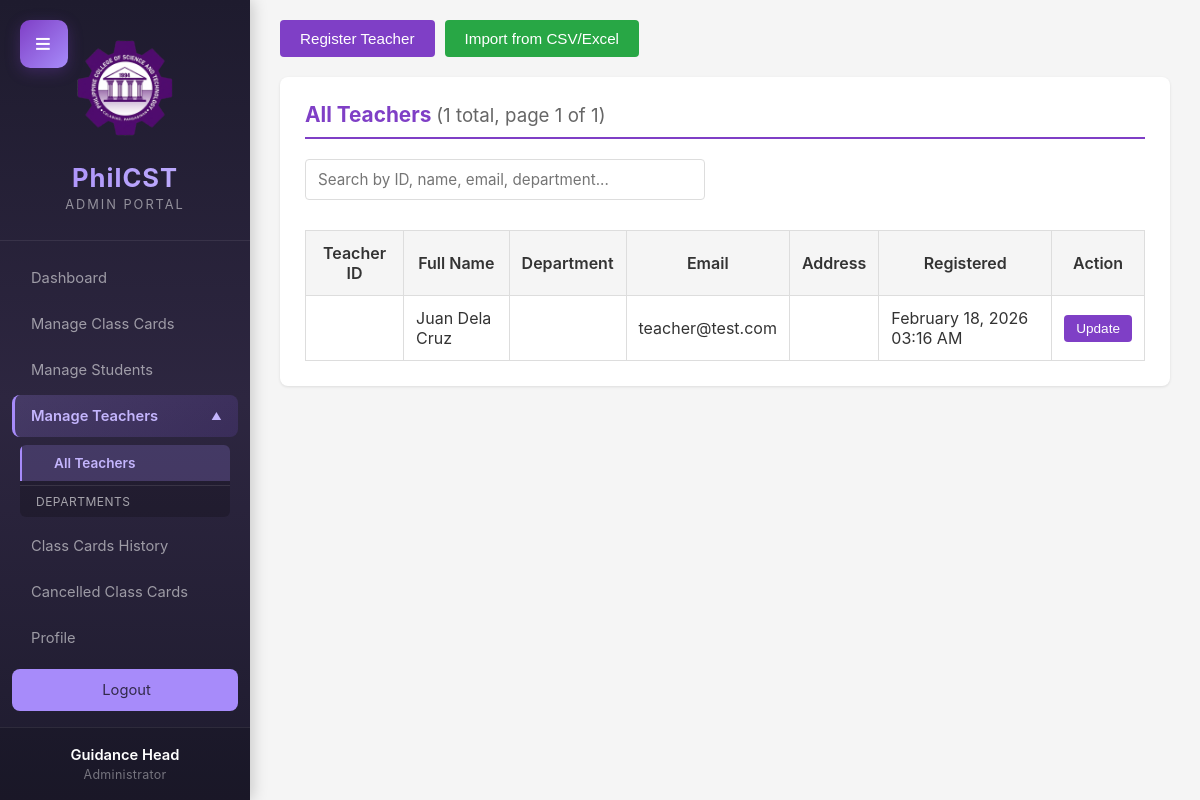
/frontend/admin/teachers.php (signed in), run on an earlier commit of the app's database.
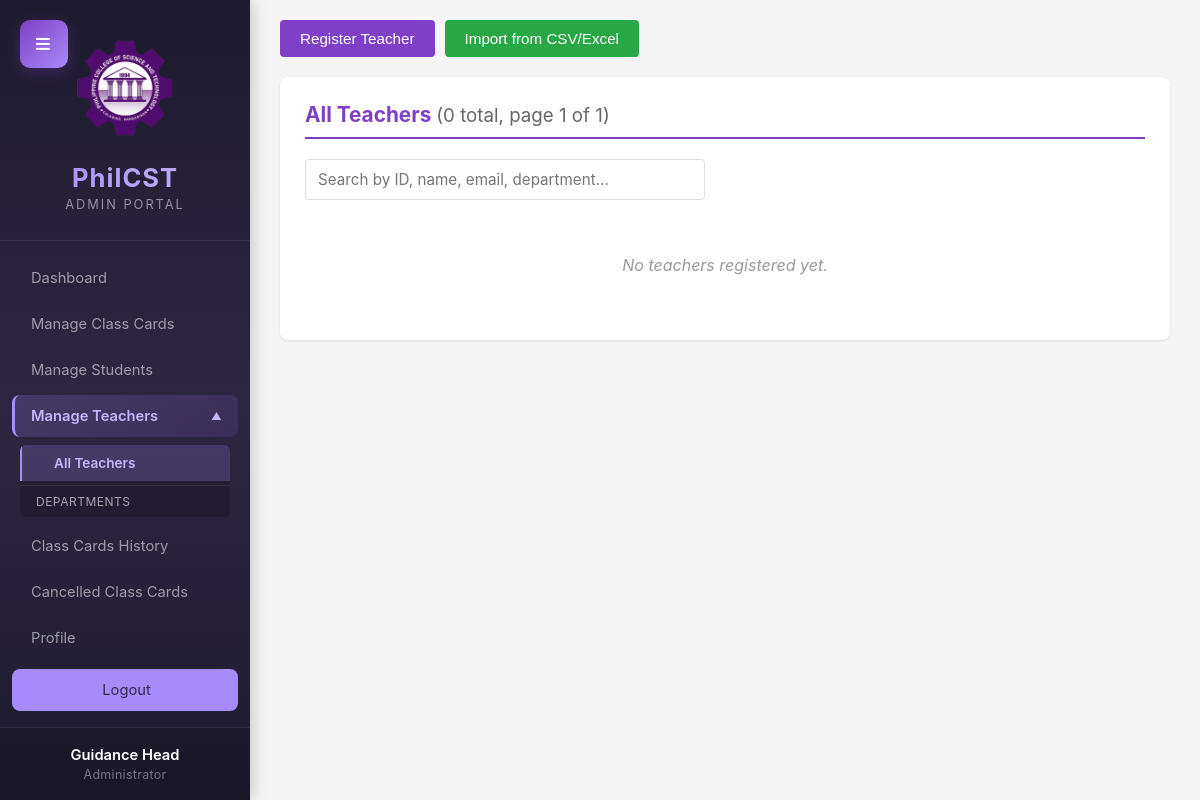
And on a later commit of the database.
### tables this page shows
CREATE TABLE users (
    id INT PRIMARY KEY AUTO_INCREMENT,
    name VARCHAR(100) NOT NULL,
    email VARCHAR(100) UNIQUE NOT NULL,
    password VARCHAR(255) NOT NULL,
    role ENUM('teacher', 'admin') NOT NULL,
    teacher_id VARCHAR(20),
    address TEXT,
    department VARCHAR(150),
    department_id INT,
    password_changed TINYINT(1) DEFAULT 0,
    created_at TIMESTAMP DEFAULT CURRENT_TIMESTAMP,
    updated_at TIMESTAMP DEFAULT CURRENT_TIMESTAMP ON UPDATE CURRENT_TIMESTAMP,
    FOREIGN KEY (department_id) REFERENCES departments(id) ON DELETE SET NULL,
    INDEX idx_role (role),
    INDEX idx_department_id (department_id)
);

### backend/includes/functions.php (called while the page is built, shortened)
<?php
function getUserInfo($pdo, $user_id) {
    $stmt = $pdo->prepare('SELECT name, department, department_id, role FROM users WHERE id = ?');
    $stmt->execute([$user_id]);
    $result = $stmt->fetch();
    return $result ? $result : ['name' => 'Unknown', 'department' => '', 'department_id' => NULL, 'role' => ''];
}
function formatDate($date) {
    $tz = new DateTimeZone('Asia/Manila');
    $dt = new DateTime($date, $tz);
    return $dt->format('F d, Y h:i A');
}
function getPaginationData($total_items, $items_per_page = 10) {
    $current_page = isset($_GET['page']) ? max(1, intval($_GET['page'])) : 1;
    $total_pages = ceil($total_items / $items_per_page);
    $current_page = min($current_page, max(1, $total_pages));
    $offset = ($current_page - 1) * $items_per_page;
    return [
        'current_page' => $current_page,
        'total_pages' => $total_pages,
        'offset' => $offset,
        'limit' => $items_per_page,
        'total_items' => $total_items
    ];
}
?>

### frontend/admin/teachers.php (the view, shortened to what this page needs)
<?php
require_once '../../backend/includes/session_check.php';
require_once '../../backend/config/db.php';
require_once '../../backend/includes/functions.php';
$user_info = getUserInfo($pdo, $_SESSION['user_id']);
$dept_filter = isset($_GET['department']) ? trim($_GET['department']) : null;
$count_query = 'SELECT COUNT(*) as total FROM users WHERE role = "teacher"';
$count_params = [];
$stmt = $pdo->prepare($count_query);
$stmt->execute($count_params);
$total_teachers_count = $stmt->fetch()['total'];
$pagination = getPaginationData($total_teachers_count, 15);
$query = 'SELECT id, teacher_id, name, email, address, department, created_at FROM users WHERE role = "teacher"';
$query_params = [];
$query .= ' ORDER BY name LIMIT ' . intval($pagination['limit']) . ' OFFSET ' . intval($pagination['offset']);
$stmt = $pdo->prepare($query);
$stmt->execute($query_params);
$teachers = $stmt->fetchAll();
?>
<!DOCTYPE html>
<html lang="en">
<head>
    <link rel="stylesheet" href="../css/admin.css">
</head>
<body>
    <div class="dashboard-container">
        <button class="sidebar-toggle-btn" onclick="toggleSidebar()" title="Toggle Sidebar">≡</button>
        <aside class="sidebar">
            <div class="sidebar-header">
                <img src="../images/Philcst Logo (2).png" alt="PhilCST Logo" class="sidebar-logo">
                <h2>PhilCST</h2>
                <p>Admin Portal</p>
            </div>
            <nav class="sidebar-nav">
                <a href="/CLASS_CARD_DROPPING_SYSTEM/frontend/admin/dashboard.php" class="nav-item">
                    <span>Dashboard</span>
                </a>
                <a href="/CLASS_CARD_DROPPING_SYSTEM/frontend/admin/dropped_cards.php" class="nav-item">
                    <span>Manage Class Cards</span>
                </a>
                <a href="/CLASS_CARD_DROPPING_SYSTEM/frontend/admin/students.php" class="nav-item">
                    <span>Manage Students</span>
                </a>
                <div class="nav-item submenu-trigger active" onclick="toggleSubmenu(this)">
                    <span>Manage Teachers</span>
                </div>
                <div class="submenu active" id="teacherSubmenu">
                    <a href="/CLASS_CARD_DROPPING_SYSTEM/frontend/admin/teachers.php" class="submenu-item <?php echo !$dept_filter ? 'active' : ''; ?>">All Teachers</a>
                    <div style="padding: 8px 16px; color: rgba(255, 255, 255, 0.6); font-size: 0.75em; text-transform: uppercase; letter-spacing: 0.5px; margin-top: 4px; border-top: 1px solid rgba(255, 255, 255, 0.1);">Departments</div>
                </div>
                <a href="/CLASS_CARD_DROPPING_SYSTEM/frontend/admin/drop_history.php" class="nav-item">
                    <span>Class Cards History</span>
                </a>
                <a href="/CLASS_CARD_DROPPING_SYSTEM/frontend/admin/cancelled_class_card.php" class="nav-item">
                    <span>Cancelled Class Cards</span>
                </a>
                <a href="/CLASS_CARD_DROPPING_SYSTEM/frontend/admin/profile.php" class="nav-item">
                    <span>Profile</span>
                </a>
                <a href="#" class="nav-item logout-item" onclick="showLogoutModal(); return false;">
                    <span>Logout</span>
                </a>
            </nav>
            <div class="sidebar-footer">
                <p class="sidebar-footer-name"><?php echo htmlspecialchars($user_info['name']); ?></p>
                <p class="sidebar-footer-dept"><?php echo htmlspecialchars($user_info['department'] ?: 'Administrator'); ?></p>
            </div>
        </aside>
        <main class="main-content">
            <div class="content-wrapper">
                <div style="margin-bottom: 20px; display: flex; gap: 10px; flex-wrap: wrap;">
                    <button type="button" class="btn btn-primary" onclick="openRegisterModal()">Register Teacher</button>
                    <button type="button" class="btn btn-success" onclick="openImportModal()">Import from CSV/Excel</button>
                </div>
                <section class="section">
                    <h2>All Teachers <span style="font-weight: normal; font-size: 0.9em; color: #666;">(<span id="teachersTable-count"><?php echo $pagination['total_items']; ?></span> total, page <?php echo $pagination['current_page']; ?> of <?php echo max(1, $pagination['total_pages']); ?>)</span></h2>
                    <div class="form-group" style="max-width: 400px; margin-bottom: 15px;">
                        <input type="text" id="liveSearchTeachers" data-live-filter="teachersTable" placeholder="Search by ID, name, email, department..." style="width: 100%;">
                    </div>
                    <?php if (count($teachers) > 0): ?>
                        <div class="table-responsive">
                            <table class="table" id="teachersTable">
                                <thead>
                                    <tr>
                                        <th>Teacher ID</th>
                                        <th>Full Name</th>
                                        <th>Department</th>
                                        <th>Email</th>
                                        <th>Address</th>
                                        <th>Registered</th>
                                        <th>Action</th>
                                    </tr>
                                </thead>
                                <tbody>
                                    <?php foreach ($teachers as $teacher): ?>
                                        <tr>
                                            <td><?php echo htmlspecialchars($teacher['teacher_id'] ?? ''); ?></td>
                                            <td><?php echo htmlspecialchars($teacher['name'] ?? ''); ?></td>
                                            <td><?php echo htmlspecialchars($teacher['department'] ?? ''); ?></td>
                                            <td><?php echo htmlspecialchars($teacher['email']); ?></td>
                                            <td><?php echo htmlspecialchars($teacher['address'] ?? ''); ?></td>
                                            <td><?php echo formatDate($teacher['created_at']); ?></td>
                                            <td>
                                                <button type="button" class="btn btn-sm btn-primary" onclick="openUpdateModal(
                                                    <?php echo $teacher['id']; ?>,
                                                    '<?php echo htmlspecialchars($teacher['teacher_id'] ?? ''); ?>',
                                                    '<?php $nameParts = explode(', ', $teacher['name'] ?? ''); echo htmlspecialchars(trim($nameParts[0] ?? '')); ?>',
                                                    '<?php echo htmlspecialchars(trim($nameParts[1] ?? '')); ?>',
                                                    '<?php echo htmlspecialchars(trim($nameParts[2] ?? '')); ?>',
                                                    '<?php echo htmlspecialchars($teacher['address'] ?? ''); ?>',
                                                    '<?php echo htmlspecialchars($teacher['email'] ?? ''); ?>',
                                                    '<?php echo htmlspecialchars($teacher['department'] ?? ''); ?>'
                                                )">Update</button>
                                            </td>
                                        </tr>
                                    <?php endforeach; ?>
                                </tbody>
                            </table>
                        </div>
                    <?php else: ?>
                        <p class="no-data">No teachers registered yet.</p>
                    <?php endif; ?>
                </section>
            </div>
        </main>
    </div>
</body>
</html>

What changed in the data, as far as the page shows it:
removed users: name "Juan Dela Cruz", email "teacher@test.com", created_at "February 18, 2026 03:16 AM"
Also different on the page:
$pagination['total_items']: "1" → "0"
text no longer shown: "Teacher ID Full Name Department Email Address Registered Action"
text now shown: "No teachers registered yet."
